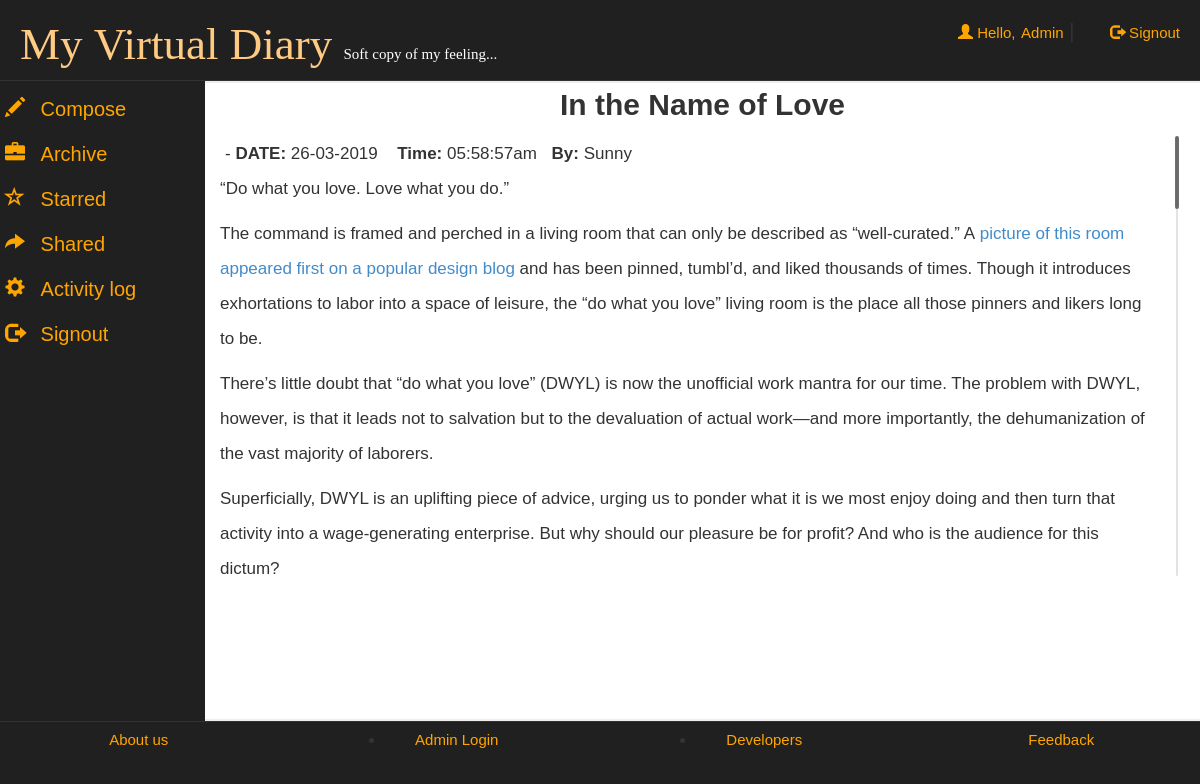
/account.php?aid=551392115c149 (signed in), run on the app's committed database.
### tables this page shows
CREATE TABLE IF NOT EXISTS `articles` (
  `email` varchar(50) NOT NULL,
  `id` text NOT NULL,
  `date` date NOT NULL,
  `time` varchar(50) NOT NULL,
  `article` text NOT NULL,
  `title` varchar(500) NOT NULL,
  `star` tinyint(1) NOT NULL DEFAULT '0',
  `share` tinyint(1) NOT NULL DEFAULT '0',
  `nick` varchar(50) NOT NULL DEFAULT '0'
);

CREATE TABLE IF NOT EXISTS `user` (
  `name` varchar(25) NOT NULL,
  `age` int(11) NOT NULL,
  `gender` varchar(10) NOT NULL,
  `email` varchar(40) NOT NULL,
  `password` varchar(500) NOT NULL,
  PRIMARY KEY (`email`)
);

### account.php (the view, shortened to what this page needs)
<!DOCTYPE html>
<html lang="en">
<head>
 <link  rel="stylesheet" href="css/bootstrap.min.css"/>
 <link  rel="stylesheet" href="css/bootstrap-theme.min.css"/>
 <link rel="stylesheet" href="css/main.css">
 <link  rel="stylesheet" href="css/font.css">
 <link  rel="stylesheet" href="css/jquery.mCustomScrollbar.css">
</head>
<body>
<div class="row logo">
<div class="col-md-6">
<h1><span style="color:#FFCA82">My&nbsp;Virtual Diary</span>&nbsp;<span style="font-size:15px; color:#fff;">Soft copy of my feeling...</span></h1>
</div>
<div class="col-md-4">
 <?php
 include_once 'dbConnection.php';
  if(!(isset($_SESSION['email']))){
header("location:index.php");
}
else
{
$name = $_SESSION['name'];
echo '<span class="pull-right top" ><span class="log1"><span class="glyphicon glyphicon-user" aria-hidden="true"></span>&nbsp;Hello,</span> <a href="account.php?q1=2" class="log log1">'.$name.'</a>&nbsp;|&nbsp;<a href="logout.php?q=account.php" class="log"><span class="glyphicon glyphicon-log-out" aria-hidden="true"></span>&nbsp;Signout</button></a></span>';
}?>
</div></div>
<div class="row">
<div class="menu col-md-2">
<ul>
<li>
<div class="camenu <?php if(@$_GET['q1']==1) echo 'active';?>">
<a href="account.php?q1=1"><span class="glyphicon glyphicon-pencil caf" aria-hidden="true"></span>
<span class="cas">Compose</span></a>
</div>
</li>
<li>
<div class="camenu <?php if((@$_GET['q1']==2) ) echo 'active';?>">
<a href="account.php?q1=2"><span class="glyphicon glyphicon-briefcase caf" aria-hidden="true"></span>
<span class="cas">Archive</span></a>
</div>
</li>
<li>
<div class="camenu <?php if(@$_GET['q1']==3) echo 'active';?>">
<a href="account.php?q1=3"><span class="glyphicon glyphicon-star-empty caf" aria-hidden="true"></span>
<span class="cas">Starred</span></a>
</div>
</li>
<li>
<div class="camenu <?php if((@$_GET['q1']==5))  echo 'active';?>">
<a href="account.php?q1=5"><span class="glyphicon glyphicon-share-alt caf" aria-hidden="true"></span>
<span class="cas">Shared</span></a>
</div>
</li>
<li>
<div class="camenu <?php if(@$_GET['q1']==4) echo 'active';?>">
<a href="account.php?q1=4"><span class="glyphicon glyphicon-cog caf" aria-hidden="true"></span>
<span class="cas">Activity log</span></a>
</div>
</li>
<li>
<div class="camenu">
<a href="logout.php?q=account.php"><span class="glyphicon glyphicon-log-out caf" aria-hidden="true"></span>
<span class="cas">Signout</span></a>
</div>
</li>
</ul>
</div>
<div class="col-md-10">
<div class="bich">
<?php if(@$_GET['aid']) {
$id=@$_GET['aid'];
$result = mysqli_query($con,"SELECT * FROM articles WHERE id='$id' ") or die('Error');
while($row = mysqli_fetch_array($result)) {
	$title = $row['title'];
	$article = $row['article'];
	$date = $row['date'];
	$date= date("d-m-Y",strtotime($date));
	$time = $row['time'];
	$mail = $row['email'];
	$result1 = mysqli_query($con,"SELECT name FROM user WHERE email='$mail' ") or die('Error');
	while($row = mysqli_fetch_array($result1)) {
	$by = $row['name'];
}
echo '<a title="Back to Archive" href="update.php?q1=2"><b><span class="glyphicon glyphicon-level-up" aria-hidden="true"></span></b></a><h2 style="text-align:center; margin-top:-15px;font-family: "Ubuntu", sans-serif;"><b>'.$title.'</b></h1>';
 echo '<div class="mCustomScrollbar" data-mcs-theme="dark" style="margin-left:10px;margin-right:10px; max-height:450px; line-height:35px;padding:5px;"><span style="line-height:35px;padding:5px;">-&nbsp;<b>DATE:</b>&nbsp;'.$date.'</span>
<span style="line-height:35px;padding:5px;">&nbsp;<b>Time:</b>&nbsp;'.$time.'</span><span style="line-height:35px;padding:5px;">&nbsp;<b>By:</b>&nbsp;'.$by.'</span><br />'.$article.'</div>';}
}?>
</div>
</div>
</div>
<div class="row footer">
<div class="col-md-3 box">
<a href="aboutus.php" target="_blank" >About us</a>
</div>
<div class="col-md-3 box">
<li data-toggle="modal" data-target="#login"><a href="#">Admin Login</a></li></div>
<div class="col-md-3 box">
<li data-toggle="modal" data-target="#developers"><a href="#">Developers</a></li>
</div>
<div class="col-md-3 box">
<a href="feedback.php" target="_blank">Feedback</a></div></div>
</body>
</html>

### css/main.css (style rules this page uses)
body { overflow-x:hidden; font:20px 'Ubuntu', sans-serif; background:#202020; background-attachment: fixed; }
.logo { border-bottom:1px solid; border-color:#323232; }
.logo h1 { margin-left:20px; font-size:45px; font-family:'Segoe Script'; }
.log { margin:20px; margin-left:30px; color:orange; text-decoration:none; font-size:20px; font-size:15px; }
.log1 { font: 15px 'Ubuntu', sans-serif; color:orange; margin:0px; }
.top { margin-top:20px; }
.footer { font-size:15px; text-align:center; border-top:1px solid; border-color:#323232; }
.footer a { margin:25px; color:orange; }
.bich { min-height:80vh; border-top:2px solid; border-bottom:2px solid; border-color:#eee; background:#fff; font: 17px "Century Gothic", "Times Roman", sans-serif; }
.menu { background-color:#202020; }
.menu ul { list-style:none; }
.camenu { height:30px; font-family: 'Ubuntu', sans-serif; margin-bottom:10px; margin-top:10px; margin-left:-10px; }
.camenu a { color:orange; font-size:20px; }
.menu li { height:35px; width:100%; margin-left:-30px; }
.menu li a { text-decoration:none; }
.caf { margin:5px; }
.cas { margin:5px; }
.box { padding:9px; }

### data on the page
articles: title "In the Name of Love", date "26-03-2019", time "05:58:57am", user.name "Sunny", article "“Do what you love. Love what you do.” The command is framed and perched in a living room that can only be described as “well-curated.” A picture of this room appeared first on a popular design blog and has been pinned, tumbl’d, and liked thousands of times. Though it introduces exhortations to labor into a space of leisure, the “do what you love” living room is the place all those pinners and likers long to be. There’s little doubt that “do what you love” (DWYL) is now the unofficial work mantra for our time. The problem with DWYL, however, is that it leads not to salvation but to the devaluation of actual work—and more importantly, the dehumanization of the vast majority of laborers.…"

### other printed values
$name "Admin"
